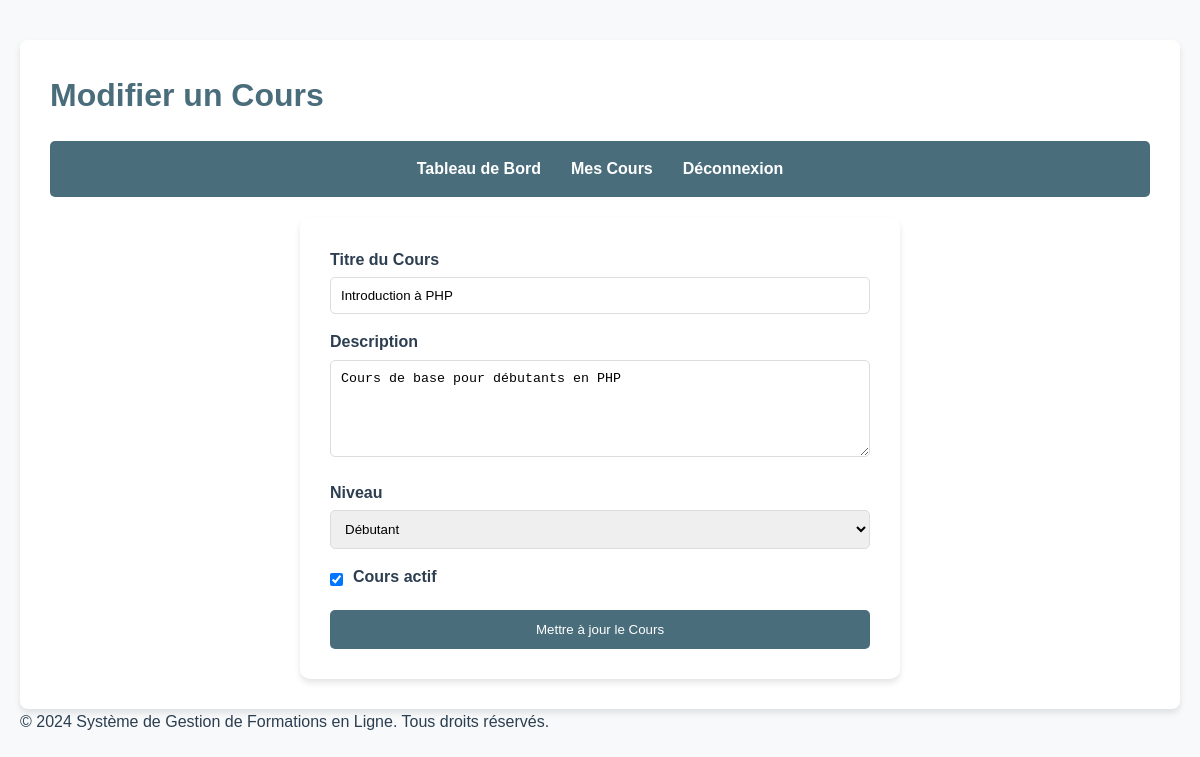
/views/formateur/edit_course.php?id=1 (signed in), run on the app's committed database.
### tables this page shows
CREATE TABLE cours (
	id INT PRIMARY KEY AUTO_INCREMENT,
    formateur_id INT NOT NULL,
    titre VARCHAR(255) NOT NULL,
    description TEXT,
    niveau ENUM('debutant', 'intermediaire', 'avance') NOT NULL DEFAULT 'debutant',
    is_active BOOLEAN DEFAULT true,
    date_creation TIMESTAMP DEFAULT CURRENT_TIMESTAMP,
    FOREIGN KEY (formateur_id) REFERENCES users(id)
);

### views/formateur/edit_course.php (the view, shortened to what this page needs)
<?php
require_once '../../connexion.php';
$user = $_SESSION['user'];
$course_id = isset($_GET['id']) ? (int)$_GET['id'] : 0;
$titre = '';
$description = '';
$niveau = '';
$is_active = true;
try {
    $cours_stmt = $pdo->prepare("
        SELECT id, titre, description, niveau, is_active
        FROM cours
        WHERE id = ? AND formateur_id = ?
    ");
    $cours_stmt->execute([$course_id, $user['id']]);
    $cours = $cours_stmt->fetch();
    $titre = $cours['titre'];
    $description = $cours['description'];
    $niveau = $cours['niveau'];
    $is_active = $cours['is_active'];
} catch (PDOException $e) {
    logError("Erreur de récupération du cours : " . $e->getMessage());
    $_SESSION['message_erreur'] = "Une erreur est survenue lors de la récupération du cours.";
    header("Location: courses.php");
    exit();
}
?>
<!DOCTYPE html>
<html lang="fr">
<head>
    <link rel="stylesheet" href="../../assets/css/style.css">
</head>
<body>
    <div class="container">
        <div class="header">
            <h1>Modifier un Cours</h1>
        </div>
        <div class="nav">
            <ul>
                <li><a href="dashboard.php">Tableau de Bord</a></li>
                <li><a href="courses.php">Mes Cours</a></li>
                <li><a href="../../auth/logout.php">Déconnexion</a></li>
            </ul>
        </div>
        <div class="form-course">
            <form method="POST" action="">
                <div class="form-group">
                    <label for="titre">Titre du Cours</label>
                    <input type="text" id="titre" name="titre"
                           value="<?= htmlspecialchars($titre) ?>"
                           required placeholder="Ex: Introduction à la Programmation">
                </div>
                <div class="form-group">
                    <label for="description">Description</label>
                    <textarea id="description" name="description"
                              rows="5" required
                              placeholder="Décrivez brièvement le contenu et les objectifs du cours"><?= htmlspecialchars($description) ?></textarea>
                </div>
                <div class="form-group">
                    <label for="niveau">Niveau</label>
                    <select id="niveau" name="niveau" required>
                        <option value="debutant" <?= $niveau === 'debutant' ? 'selected' : '' ?>>Débutant</option>
                    </select>
                </div>
                <div class="form-group">
                    <div class="checkbox-container">
                        <input type="checkbox" id="is_active" name="is_active"
                               <?= $is_active ? 'checked' : '' ?>>
                        <label for="is_active">Cours actif</label>
                    </div>
                </div>
                <button type="submit" class="btn-submit">Mettre à jour le Cours</button>
            </form>
        </div>
    </div>
    <footer class="footer">
        <p>&copy; 2024 Système de Gestion de Formations en Ligne. Tous droits réservés.</p>
    </footer>
</body>
</html>

### assets/css/style.css (style rules this page uses)
:root { --primary-color: #4A6D7C; --secondary-color: #E0E4E8; --background-color: #F7F9FA; --text-color: #2C3E50; --error-color: #E74C3C; --success-color: #2ECC71; }
* { margin: 0; padding: 0; box-sizing: border-box; }
body { font-family: 'Arial', sans-serif; line-height: 1.6; background-color: var(--background-color); color: var(--text-color); max-width: 1200px; margin: 0 auto; padding: 20px; }
.container { background-color: white; border-radius: 8px; box-shadow: 0 4px 6px rgba(0, 0, 0, 0.1); padding: 30px; margin-top: 20px; }
h1, h2 { color: var(--primary-color); margin-bottom: 20px; }
.form-group { margin-bottom: 15px; }
.form-group label { display: block; margin-bottom: 5px; font-weight: bold; }
.form-group input, .form-group select { width: 100%; padding: 10px; border: 1px solid #ddd; border-radius: 4px; }
.nav { background-color: var(--primary-color); padding: 15px; border-radius: 5px; margin-bottom: 20px; }
.nav ul { list-style: none; display: flex; justify-content: center; align-items: center; }
.nav ul li { margin: 0 15px; }
.nav ul li a { color: white; text-decoration: none; font-weight: bold; }

### views/formateur/edit_course.php (style rules this page uses)
.form-course { max-width: 600px; margin: 0 auto; background-color: white; padding: 30px; border-radius: 10px; box-shadow: 0 4px 6px rgba(0, 0, 0, 0.1); }
.form-group { margin-bottom: 15px; }
.form-group label { display: block; margin-bottom: 5px; font-weight: bold; }
.form-group input, .form-group textarea, .form-group select { width: 100%; padding: 10px; border: 1px solid #ddd; border-radius: 5px; }
.form-group .checkbox-container { display: flex; align-items: center; }
.form-group .checkbox-container input { width: auto; margin-right: 10px; }
.btn-submit { width: 100%; padding: 12px; background-color: var(--primary-color); color: white; border: none; border-radius: 5px; cursor: pointer; transition: background-color 0.3s ease; }

### data on the page
cours: titre "Introduction à PHP", description "Cours de base pour débutants en PHP", niveau "Débutant", is_active "☑"
